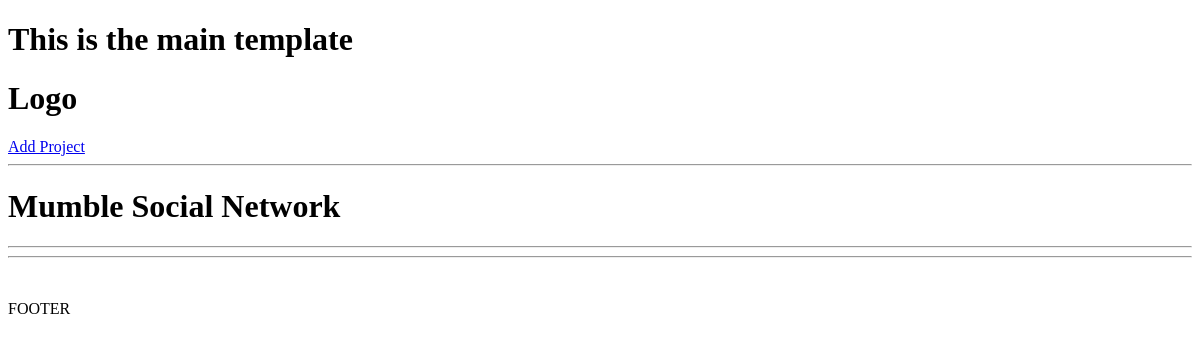
/project/b6d81cc9-2a95-495e-8a4f-9ef4b8c86e1f, run on an earlier commit of the app's database.
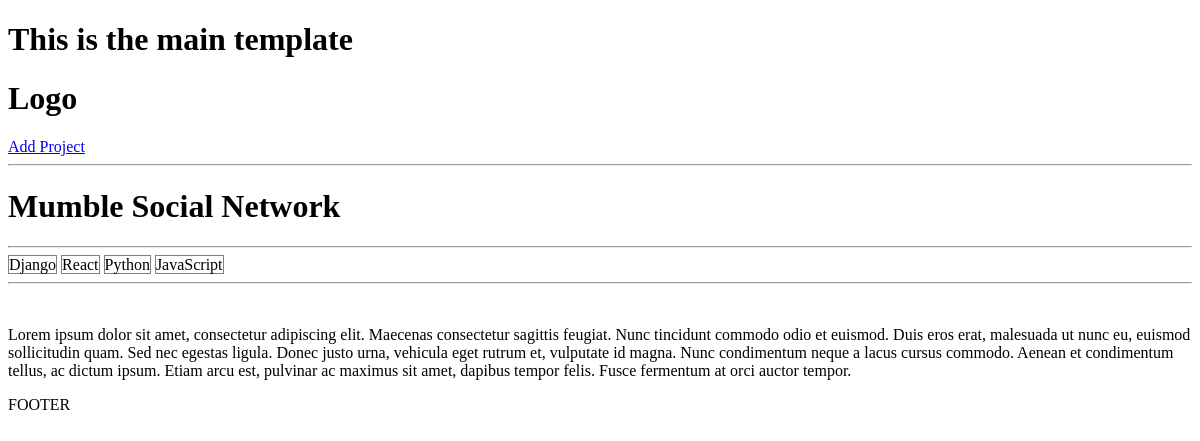
And on a later commit of the database.
### projects/models.py (models this page shows, shortened)
class Project(models.Model):
    title = models.CharField(max_length=200) #required field
    description = models.TextField(null=True, blank=True) #not required
    demo_link = models.CharField(max_length=2000, null=True, blank=True)
    source_link = models.CharField(max_length=2000, null=True, blank=True)
    tags = models.ManyToManyField('Tag', blank=True)
    vote_total = models.IntegerField(default=0, null=True, blank=True)
    vote_ratio = models.IntegerField(default=0, null=True, blank=True)
    created = models.DateTimeField(auto_now_add=True) #auto generate timestamp
    id = models.UUIDField(default=uuid.uuid4, unique=True, primary_key=True, editable=False) # must be unique

class Tag(models.Model):
    name = models.CharField(max_length=200)
    created = models.DateTimeField(auto_now_add=True)
    id = models.UUIDField(default=uuid.uuid4, unique=True, primary_key=True, editable=False)
    def __str__(self):
        return self.name

### projects/views.py (the view)
# urls.py: path('project/<str:pk>', views.project, name='project'),
def project(request, pk):
    projectObj = Project.objects.get(id=pk)
    return render(request, 'projects/single-project.html', {'project': projectObj})

### projects/templates/projects/single-project.html
{% extends 'main.html' %}
{% block content %}
<h1>{{project.title}}</h1>
<hr>
{% for tag in project.tags.all %}
    <span style="border:1px solid grey">{{tag}}</span>
{% endfor %}
<hr>
<br>
<p>{{project.description}}</p>
{% endblock %}

What changed in the data, as far as the page shows it:
changed Project "Mumble Social Network": description (not shown) → "Lorem ipsum dolor sit amet, consectetur adipiscing elit. Maecenas consectetur sagittis feugiat. Nunc tincidunt commodo odio et euismod. Duis eros erat, malesuada ut nunc eu, euismod sollicitudin quam. Sed nec egestas ligula. Donec justo urna, vehicula eget rutrum et, vulputate id magna. Nunc condimentum neque a lacus cursus commodo. Aenean et condimentum tellus, ac dictum ipsum. Etiam arcu est, pulvinar ac maximus sit amet, dapibus tempor felis. Fusce fermentum at orci auctor tempor."
added Tag: name "Django"
added Tag: name "React"
added Tag: name "Python"
added Tag: name "JavaScript"
